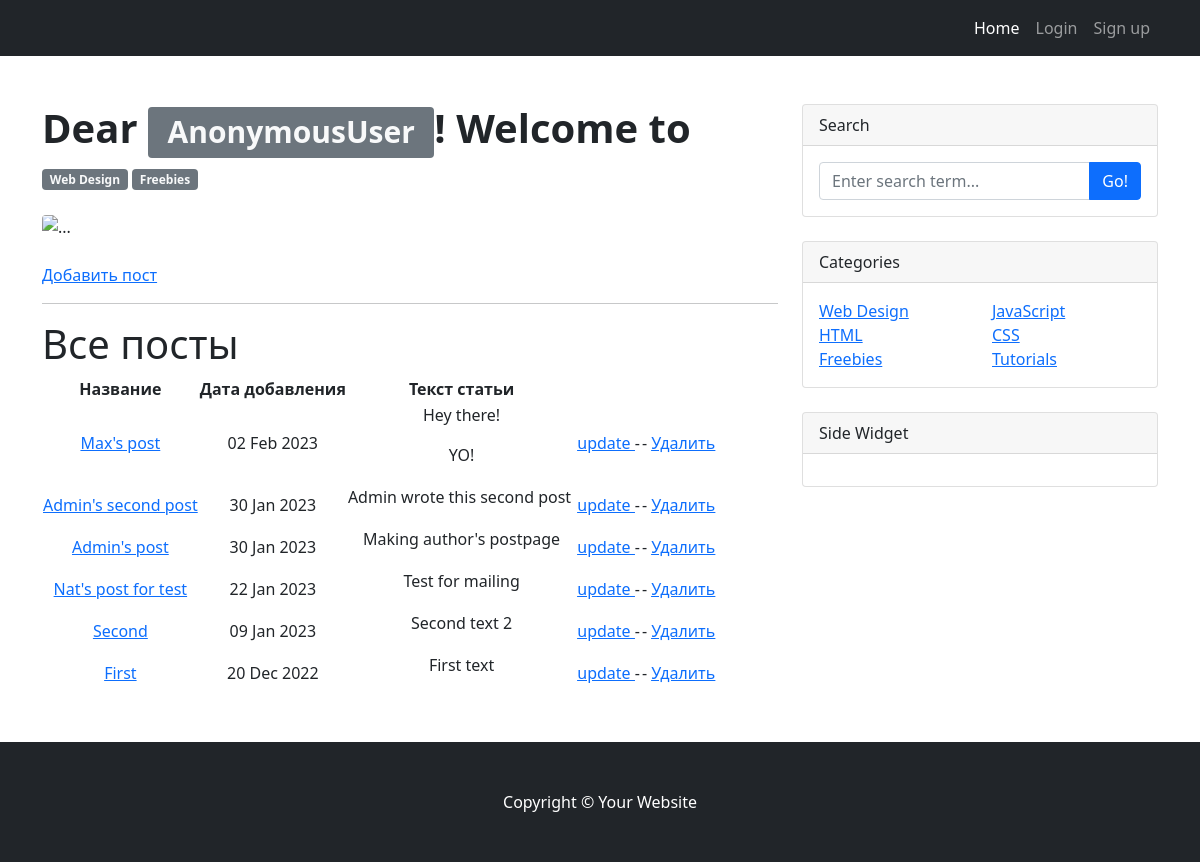
The page / on the database its author committed.
### board_app/models.py (models this page shows, shortened)
class Post(models.Model):
    title = models.CharField(max_length=255)
    post_auth = models.ForeignKey(User, on_delete=models.CASCADE)
    add_time = models.DateTimeField(auto_now_add=True)
    category = models.CharField(max_length=30, choices=PostTypes)
    post_text = RichTextField(blank=True, null=True)

### board_app/views.py (the view)
# urls.py: path('', PostList.as_view(), name='posts'),
class PostList(ListView):
    model = Post
    ordering = '-add_time'
    template_name = 'posts.html'
    context_object_name = 'posts'
    form_class = PostForm

### templates/posts.html (shortened to what this page needs)
{% extends 'flatpages/default.html' %}
{% block content %}
<td>
    <a href="{% url 'create_post' %}"><u> Добавить пост </u></a>
</td>
<hr>
<h1> Все посты </h1>
<table style="width: auto; height: auto; text-align: center;" >
           <tr>
               <td> <strong> Название </strong></td>
               <td> <strong> Дата добавления </strong></td>
               <td style="width: auto; height: auto; text-align: center;" > <strong> Текст статьи </strong> </td>
           </tr>
           {% for p in posts %}
           <tr>
               <td> <a href="{% url 'post' p.id %}">{{ p.title }}</a> </td>
               <td>{{ p.add_time|date:'d M Y' }}</td>
               <td>{{ p.post_text|truncatewords:20|safe }}</td>
               <td> <a href="{% url 'update_posts' p.id %}"><u> update </u></a> - </td>
               <td> - <a href="{% url 'delete_post' p.id %}"><u> Удалить </u></a> </td>
           </tr>
           {% endfor %}
</table>
{% endblock content %}

### rows shown on the page
Post: title "Max's post", add_time "02 Feb 2023", post_text "Hey there! YO!"
Post: title "Admin's second post", add_time "30 Jan 2023", post_text "Admin wrote this second post"
Post: title "Admin's post", add_time "30 Jan 2023", post_text "Making author's postpage"
Post: title "Nat's post for test", add_time "22 Jan 2023", post_text "Test for mailing"
Post: title "Second", add_time "09 Jan 2023", post_text "Second text 2"
Post: title "First", add_time "20 Dec 2022", post_text "First text"

### other values the page prints
{{ request.user }} "AnonymousUser"
